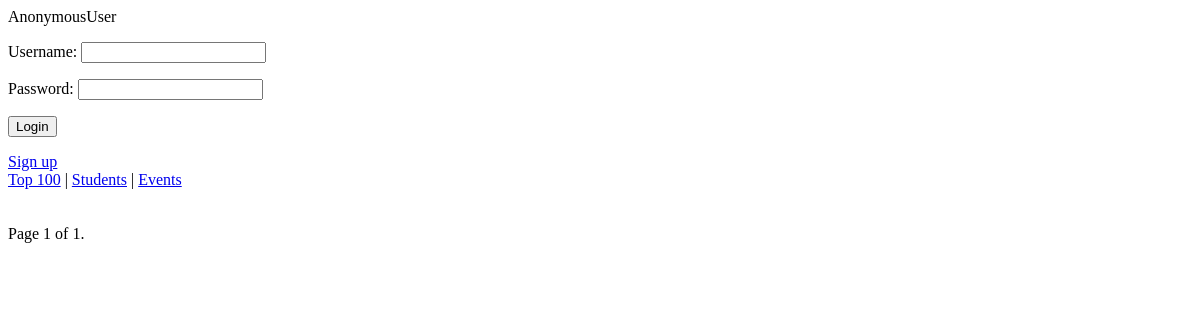
Before: /events/?page=3 with the older database file.
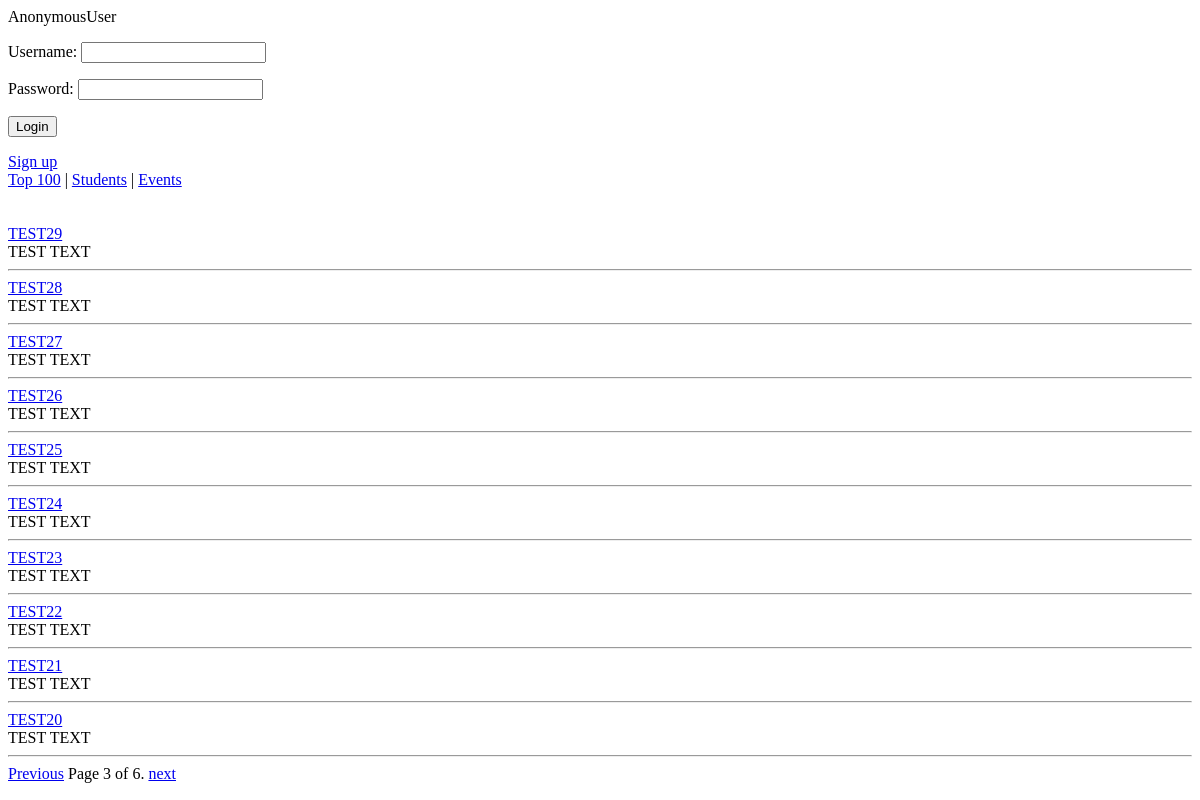
After: the same page with the newer database file.
### events/models.py (models this page shows, shortened)
class Event(models.Model):
    creator = models.ForeignKey(User)
    name = models.CharField(max_length=250)
    text = models.TextField()
    date_published = models.DateTimeField(default=timezone.now, editable=False)
    subscribers = models.ManyToManyField(User, related_name="events")

### events/views.py (the view)
def all_events(request):
    events_all = Event.objects.all().order_by('-date_published')
    paginator = Paginator(events_all, 10)
    page = request.GET.get('page')
    if hasattr(request.user, 'teacher') or hasattr(request.user, 'company'):
        perm_to_create = True
    else:
        perm_to_create = False
    try:
        events = paginator.page(page)
    except PageNotAnInteger:
        events = paginator.page(1)
    except EmptyPage:
        events = paginator.page(paginator.num_pages)
    return render(request, 'events/all_events.html', {'events': events, 'perm_to_create': perm_to_create})

### ratings/ctx_log_processor.py (called while the page is built)
def auth_form(request):
    return {'form': AuthForm(), 'request': request}

### events/templates/events/all_events.html (shortened to what this page needs)
{% extends 'base.html' %}
{%block content%}
    <br />
	{% for event in events %}
        <a href="{% url 'events.views.event_page' pk=event.pk %}">{{ event.name | upper }}</a>
        <br />
        {{ event.text }}
        <hr>
    {% endfor %}
<div class="pagination">
    <span class="step-links">
        {% if events.has_previous %}
            <a href="?page={{ events.previous_page_number }}">Previous</a>
        {% endif %}
        <span class="current">
            Page {{ events.number }} of {{ events.paginator.num_pages }}.
        </span>
        {% if events.has_next %}
            <a href="?page={{ events.next_page_number }}">next</a>
        {% endif %}
    </span>
</div>
{%endblock content%}

Changed rows visible on the page:
added Event: name "TEST29", text "TEST TEXT"
added Event: name "TEST28", text "TEST TEXT"
added Event: name "TEST27", text "TEST TEXT"
added Event: name "TEST26", text "TEST TEXT"
added Event: name "TEST25", text "TEST TEXT"
added Event: name "TEST24", text "TEST TEXT"
added Event: name "TEST23", text "TEST TEXT"
added Event: name "TEST22", text "TEST TEXT"
added Event: name "TEST21", text "TEST TEXT"
added Event: name "TEST20", text "TEST TEXT"
Other visible differences:
{{ events.number }}: "1" → "3"
{{ events.paginator.num_pages }}: "1" → "6"
text now shown: "Previous next"
